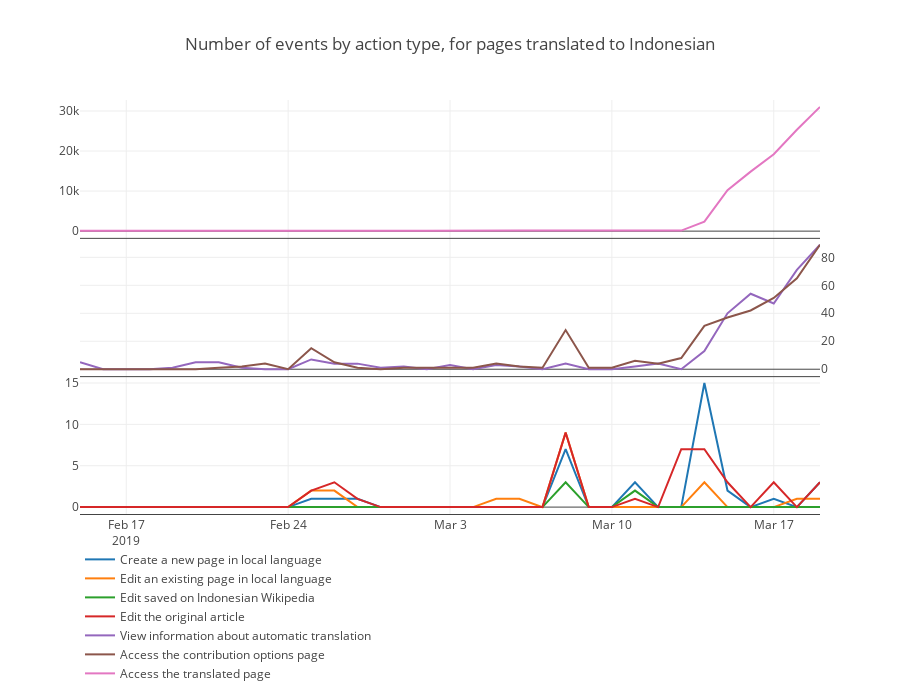

The notebook cell this image was saved under:
### Code cell
data = [{'x': el_by_action_id.index,
    'y': el_by_action_id[col],
    'name': col
    }  for col in el_by_action_id.columns.difference(['Access the translated page', 'View information about automatic translation', 'Access the contribution options page'])] \
    + [{'x': el_by_action_id.index,
    'y': el_by_action_id[col],
    'name': col,
    'xaxis': 'x2',
    'yaxis': 'y2'
    }  for col in ['View information about automatic translation', 'Access the contribution options page']] \
    + [{'x': el_by_action_id.index,
    'y': el_by_action_id['Access the translated page'],
    'name': 'Access the translated page',
    'xaxis': 'x3',
    'yaxis': 'y3'}]
fig = {
    'data': data,
    'layout': {
        'height': 700,
        'xaxis': {'showline':True},
        'xaxis2': {'showticklabels': False, 'anchor':'y2', 'showline':True},
        'xaxis3': {'showticklabels': False, 'anchor':'y3', 'showline':True},
        'yaxis': {'domain': [0, 0.333]},
        'yaxis2': {'domain': [0.333, 0.667], 'side': 'right'}, 
        'yaxis3': {'domain': [0.667, 1]}, 
        'title': {'text': 'Number of events by action type, for pages translated to Indonesian'},
        'legend': {'x': 0, 'y': -0.42},
        'hoverlabel': {'namelength' : -1}
    }
}
plotly.offline.iplot(fig)

### Figure 1 — Plotly figure (JSON) as saved in the notebook; plotly's stock layout.template omitted (floating-point values rounded to 4 significant figures)
{"data": [{"name": "Create a new page in local language", "type": "scatter", "uid": "e346a575-cf31-473a-8064-d408577d680e", "x": ["2019-02-15", "2019-02-16", "2019-02-17", "2019-02-18", "2019-02-19", "2019-02-20", "2019-02-21", "2019-02-22", "2019-02-23", "2019-02-24", "2019-02-25", "2019-02-26", "2019-02-27", "2019-02-28", "2019-03-01", "2019-03-02", "2019-03-03", "2019-03-04", "2019-03-05", "2019-03-06", "2019-03-07", "2019-03-08", "2019-03-09", "2019-03-10", "2019-03-11", "2019-03-12", "2019-03-13", "2019-03-14", "2019-03-15", "2019-03-16", "2019-03-17", "2019-03-18", "2019-03-19"], "y": [0, 0, 0, 0, 0, 0, 0, 0, 0, 0, 1, 1, 1, 0, 0, 0, 0, 0, 0, 0, 0, 7, 0, 0, 3, 0, 0, 15, 2, 0, 1, 0, 3]}, {"name": "Edit an existing page in local language", "type": "scatter", "uid": "33eb6978-45d4-42c1-8eb3-c37873bda017", "x": ["2019-02-15", "2019-02-16", "2019-02-17", "2019-02-18", "2019-02-19", "2019-02-20", "2019-02-21", "2019-02-22", "2019-02-23", "2019-02-24", "2019-02-25", "2019-02-26", "2019-02-27", "2019-02-28", "2019-03-01", "2019-03-02", "2019-03-03", "2019-03-04", "2019-03-05", "2019-03-06", "2019-03-07", "2019-03-08", "2019-03-09", "2019-03-10", "2019-03-11", "2019-03-12", "2019-03-13", "2019-03-14", "2019-03-15", "2019-03-16", "2019-03-17", "2019-03-18", "2019-03-19"], "y": [0, 0, 0, 0, 0, 0, 0, 0, 0, 0, 2, 2, 0, 0, 0, 0, 0, 0, 1, 1, 0, 9, 0, 0, 0, 0, 0, 3, 0, 0, 0, 1, 1]}, {"name": "Edit saved on Indonesian Wikipedia", "type": "scatter", "uid": "b045f49c-d155-48d1-8ed3-66de69388588", "x": ["2019-02-15", "2019-02-16", "2019-02-17", "2019-02-18", "2019-02-19", "2019-02-20", "2019-02-21", "2019-02-22", "2019-02-23", "2019-02-24", "2019-02-25", "2019-02-26", "2019-02-27", "2019-02-28", "2019-03-01", "2019-03-02", "2019-03-03", "2019-03-04", "2019-03-05", "2019-03-06", "2019-03-07", "2019-03-08", "2019-03-09", "2019-03-10", "2019-03-11", "2019-03-12", "2019-03-13", "2019-03-14", "2019-03-15", "2019-03-16", "2019-03-17", "2019-03-18", "2019-03-19"], "y": [0, 0, 0, 0, 0, 0, 0, 0, 0, 0, 0, 0, 0, 0, 0, 0, 0, 0, 0, 0, 0, 3, 0, 0, 2, 0, 0, 0, 0, 0, 0, 0, 0]}, {"name": "Edit the original article", "type": "scatter", "uid": "c5922f1c-faed-44f7-a5b3-37a2c5472f0c", "x": ["2019-02-15", "2019-02-16", "2019-02-17", "2019-02-18", "2019-02-19", "2019-02-20", "2019-02-21", "2019-02-22", "2019-02-23", "2019-02-24", "2019-02-25", "2019-02-26", "2019-02-27", "2019-02-28", "2019-03-01", "2019-03-02", "2019-03-03", "2019-03-04", "2019-03-05", "2019-03-06", "2019-03-07", "2019-03-08", "2019-03-09", "2019-03-10", "2019-03-11", "2019-03-12", "2019-03-13", "2019-03-14", "2019-03-15", "2019-03-16", "2019-03-17", "2019-03-18", "2019-03-19"], "y": [0, 0, 0, 0, 0, 0, 0, 0, 0, 0, 2, 3, 1, 0, 0, 0, 0, 0, 0, 0, 0, 9, 0, 0, 1, 0, 7, 7, 3, 0, 3, 0, 3]}, {"name": "View information about automatic translation", "type": "scatter", "uid": "9a8885b4-c389-4f5e-90ee-0db53c37e99b", "x": ["2019-02-15", "2019-02-16", "2019-02-17", "2019-02-18", "2019-02-19", "2019-02-20", "2019-02-21", "2019-02-22", "2019-02-23", "2019-02-24", "2019-02-25", "2019-02-26", "2019-02-27", "2019-02-28", "2019-03-01", "2019-03-02", "2019-03-03", "2019-03-04", "2019-03-05", "2019-03-06", "2019-03-07", "2019-03-08", "2019-03-09", "2019-03-10", "2019-03-11", "2019-03-12", "2019-03-13", "2019-03-14", "2019-03-15", "2019-03-16", "2019-03-17", "2019-03-18", "2019-03-19"], "xaxis": "x2", "y": [5, 0, 0, 0, 1, 5, 5, 1, 0, 0, 7, 4, 4, 1, 2, 0, 3, 0, 3, 2, 0, 4, 0, 0, 2, 4, 0, 13, 40, 54, 47, 71, 89], "yaxis": "y2"}, {"name": "Access the contribution options page", "type": "scatter", "uid": "3087424b-a3a6-4cc2-aeb5-f57e31a2545f", "x": ["2019-02-15", "2019-02-16", "2019-02-17", "2019-02-18", "2019-02-19", "2019-02-20", "2019-02-21", "2019-02-22", "2019-02-23", "2019-02-24", "2019-02-25", "2019-02-26", "2019-02-27", "2019-02-28", "2019-03-01", "2019-03-02", "2019-03-03", "2019-03-04", "2019-03-05", "2019-03-06", "2019-03-07", "2019-03-08", "2019-03-09", "2019-03-10", "2019-03-11", "2019-03-12", "2019-03-13", "2019-03-14", "2019-03-15", "2019-03-16", "2019-03-17", "2019-03-18", "2019-03-19"], "xaxis": "x2", "y": [0, 0, 0, 0, 0, 0, 1, 2, 4, 0, 15, 5, 1, 0, 1, 1, 1, 1, 4, 2, 1, 28, 1, 1, 6, 4, 8, 31, 37, 42, 51, 65, 89], "yaxis": "y2"}, {"name": "Access the translated page", "type": "scatter", "uid": "a6ecfaaa-f34c-4b53-b734-1e58321322e9", "x": ["2019-02-15", "2019-02-16", "2019-02-17", "2019-02-18", "2019-02-19", "2019-02-20", "2019-02-21", "2019-02-22", "2019-02-23", "2019-02-24", "2019-02-25", "2019-02-26", "2019-02-27", "2019-02-28", "2019-03-01", "2019-03-02", "2019-03-03", "2019-03-04", "2019-03-05", "2019-03-06", "2019-03-07", "2019-03-08", "2019-03-09", "2019-03-10", "2019-03-11", "2019-03-12", "2019-03-13", "2019-03-14", "2019-03-15", "2019-03-16", "2019-03-17", "2019-03-18", "2019-03-19"], "xaxis": "x3", "y": [71, 43, 54, 81, 80, 89, 97, 120, 108, 127, 144, 149, 127, 99, 96, 73, 131, 155, 138, 151, 131, 118, 121, 77, 151, 170, 135, 2375, 10203, 14853, 19202, 25329, 31023], "yaxis": "y3"}], "layout": {"height": 700, "hoverlabel": {"namelength": -1}, "legend": {"x": 0, "y": -0.42}, "title": {"text": "Number of events by action type, for pages translated to Indonesian"}, "xaxis": {"showline": true}, "xaxis2": {"anchor": "y2", "showline": true, "showticklabels": false}, "xaxis3": {"anchor": "y3", "showline": true, "showticklabels": false}, "yaxis": {"domain": [0, 0.333]}, "yaxis2": {"domain": [0.333, 0.667], "side": "right"}, "yaxis3": {"domain": [0.667, 1]}}}
